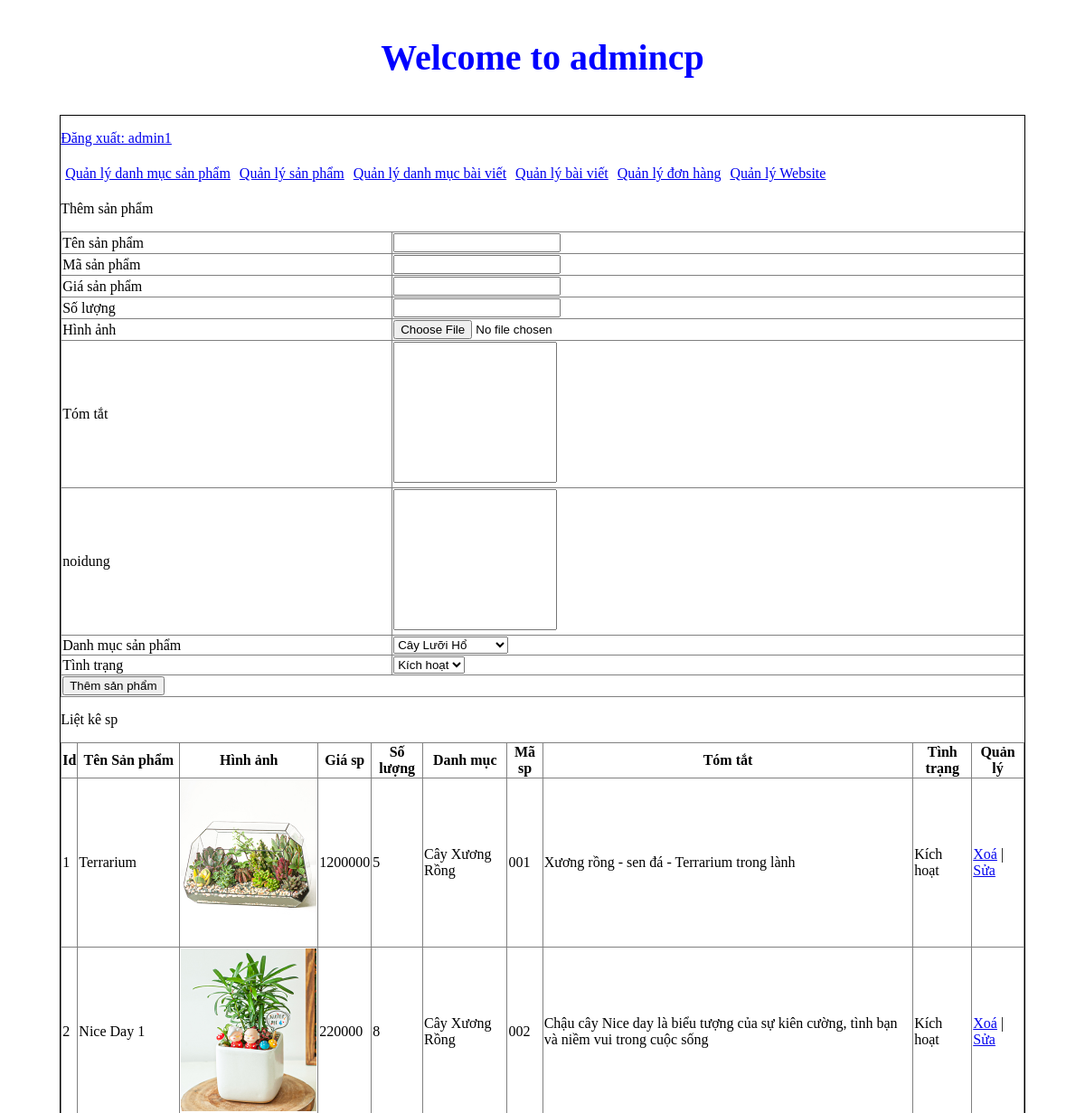
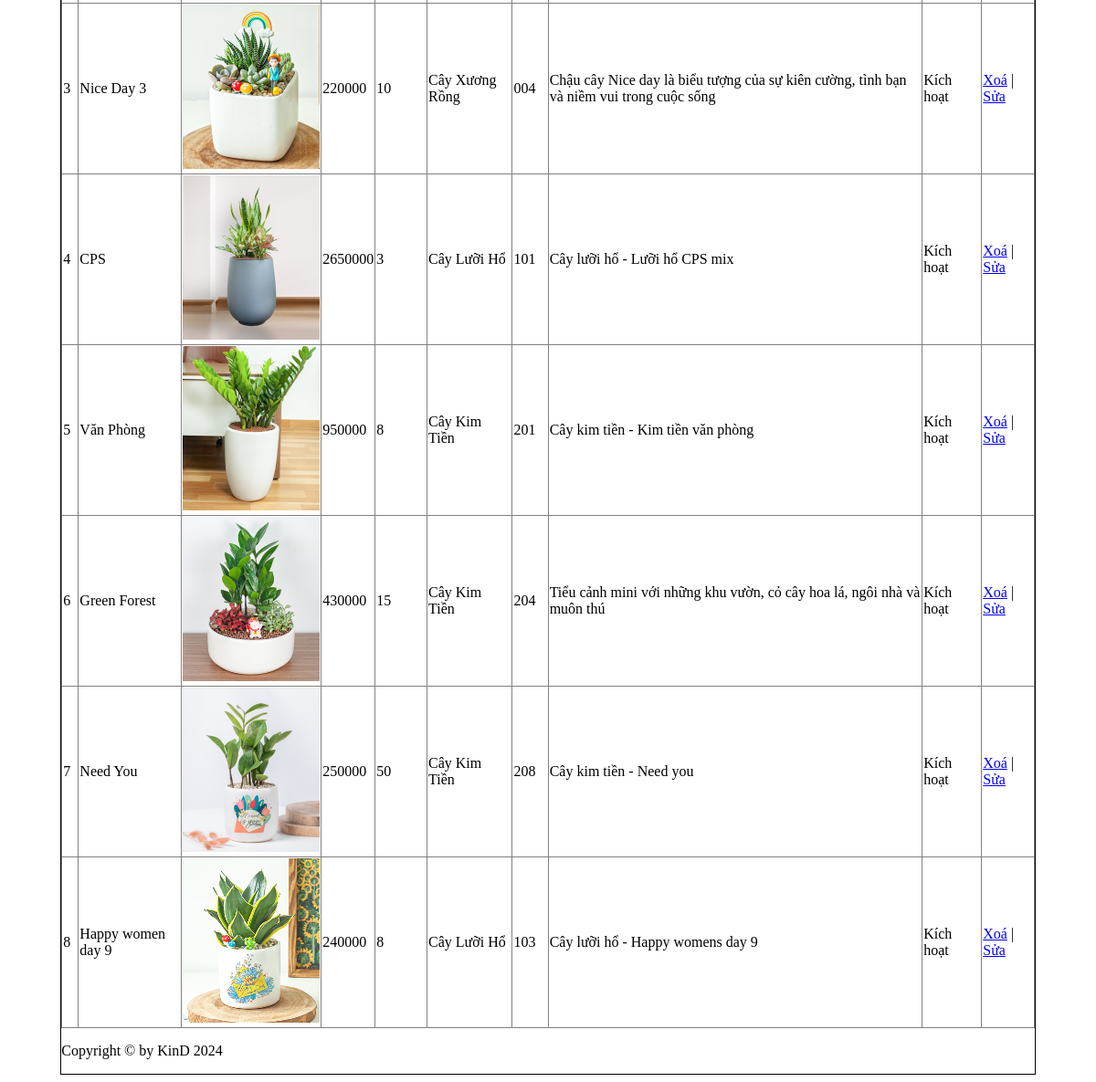
The app's page /admincp/index.php?action=quanlysp&query=them (signed in) with its own data (2 pictures, top to bottom).
### tables this page shows
CREATE TABLE `tbl_sanpham` (
  `id_sanpham` int(11) NOT NULL,
  `tensanpham` varchar(250) NOT NULL,
  `masp` varchar(100) NOT NULL,
  `giasp` varchar(50) NOT NULL,
  `soluong` int(11) NOT NULL,
  `hinhanh` varchar(50) NOT NULL,
  `tomtat` tinytext NOT NULL,
  `noidung` text NOT NULL,
  `tinhtrang` int(11) NOT NULL,
  `id_danhmuc` int(11) NOT NULL
);

CREATE TABLE `tbl_danhmuc` (
  `id_danhmuc` int(11) NOT NULL,
  `tendanhmuc` varchar(100) NOT NULL,
  `thutu` int(11) NOT NULL
);

### admincp/modules/quanlysp/lietke.php (the view)
<?php
    $sql_lietke_sp = "SELECT * FROM tbl_sanpham,tbl_danhmuc WHERE tbl_sanpham.id_danhmuc=tbl_danhmuc.id_danhmuc ORDER BY id_sanpham ASC";
    $query_lietke_sp = mysqli_query($mysqli, $sql_lietke_sp);
?>
<p>Liệt kê sp</p>
<table style="width: 100%; border-collapse: collapse" border="1">
    <tr>
        <th>Id</th>
        <th>Tên Sản phẩm</th>
        <th>Hình ảnh</th>
        <th>Giá sp</th>
        <th>Số lượng</th>
        <th>Danh mục</th>
        <th>Mã sp</th>
        <th>Tóm tắt</th>
        <th>Tình trạng</th>
        <th>Quản lý</th>
    </tr>
    <?php
        $i = 0;
        while($row = mysqli_fetch_array($query_lietke_sp)){
            $i++;
    ?>
    <tr>
        <td><?php echo $i ?></td>
        <td><?php echo $row['tensanpham'] ?></td>
        <td><img src="modules/quanlysp/uploads/<?php echo $row['hinhanh'] ?>" width="150px" alt=""></td>
        <td><?php echo $row['giasp'] ?></td>
        <td><?php echo $row['soluong'] ?></td>
        <td><?php echo $row['tendanhmuc'] ?></td>
        <td><?php echo $row['masp'] ?></td>
        <td><?php echo $row['tomtat'] ?></td>
        <td><?php
            if($row['tinhtrang' == 1]){
                echo 'Kích hoạt';
            } else {
                echo 'Ẩn';
            }
        ?></td>
        <td>
            <a href="modules/quanlysp/xuly.php?idsanpham=<?php echo $row['id_sanpham'] ?> ">Xoá</a> | <a
                href="?action=quanlysp&query=sua&idsanpham=<?php echo $row['id_sanpham'] ?> ?> ">Sửa</a>
        </td>
    </tr>
    <?php
        }
    ?>
</table>

### records on screen
tbl_sanpham: tensanpham "Terrarium", hinhanh (picture), giasp "1200000", soluong "5", id_danhmuc.tendanhmuc "Cây Xương Rồng", masp "001", tomtat "Xương rồng - sen đá - Terrarium trong lành", shows "Kích hoạt"
tbl_sanpham: tensanpham "Nice Day 1", hinhanh (picture), giasp "220000", soluong "8", id_danhmuc.tendanhmuc "Cây Xương Rồng", masp "002", tomtat "Chậu cây Nice day là biểu tượng của sự kiên cường, tình bạn và niềm vui trong cuộc sống", shows "Kích hoạt"
tbl_sanpham: tensanpham "Nice Day 3", hinhanh (picture), giasp "220000", soluong "10", id_danhmuc.tendanhmuc "Cây Xương Rồng", masp "004", tomtat "Chậu cây Nice day là biểu tượng của sự kiên cường, tình bạn và niềm vui trong cuộc sống", shows "Kích hoạt"
tbl_sanpham: tensanpham "CPS", hinhanh (picture), giasp "2650000", soluong "3", id_danhmuc.tendanhmuc "Cây Lưỡi Hổ", masp "101", tomtat "Cây lưỡi hổ - Lưỡi hổ CPS mix", shows "Kích hoạt"
tbl_sanpham: tensanpham "Văn Phòng", hinhanh (picture), giasp "950000", soluong "8", id_danhmuc.tendanhmuc "Cây Kim Tiền", masp "201", tomtat "Cây kim tiền - Kim tiền văn phòng", shows "Kích hoạt"
tbl_sanpham: tensanpham "Green Forest", hinhanh (picture), giasp "430000", soluong "15", id_danhmuc.tendanhmuc "Cây Kim Tiền", masp "204", tomtat "Tiểu cảnh mini với những khu vườn, cỏ cây hoa lá, ngôi nhà và muôn thú", shows "Kích hoạt"
tbl_sanpham: tensanpham "Need You", hinhanh (picture), giasp "250000", soluong "50", id_danhmuc.tendanhmuc "Cây Kim Tiền", masp "208", tomtat "Cây kim tiền - Need you", shows "Kích hoạt"
tbl_sanpham: tensanpham "Happy women day 9", hinhanh (picture), giasp "240000", soluong "8", id_danhmuc.tendanhmuc "Cây Lưỡi Hổ", masp "103", tomtat "Cây lưỡi hổ - Happy womens day 9", shows "Kích hoạt"

### other values on screen
$_SESSION['dangnhap'] "admin1"
form field danhmuc "Cây Lưỡi Hổ"
